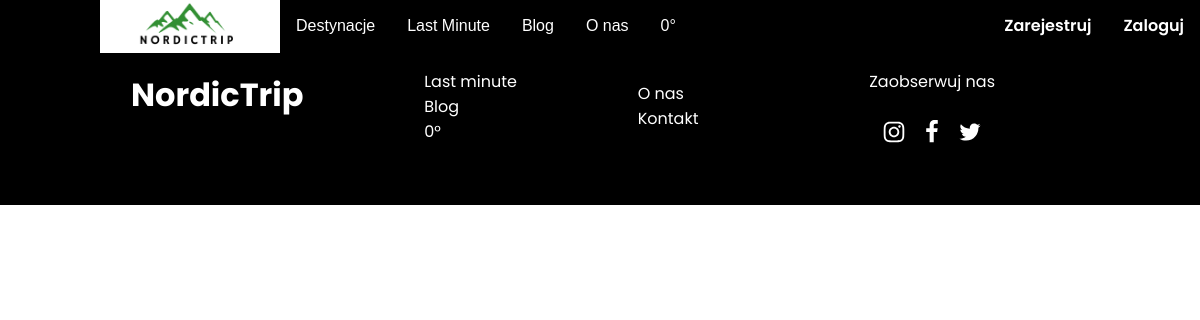
The page /offers/ on the database as committed earlier.
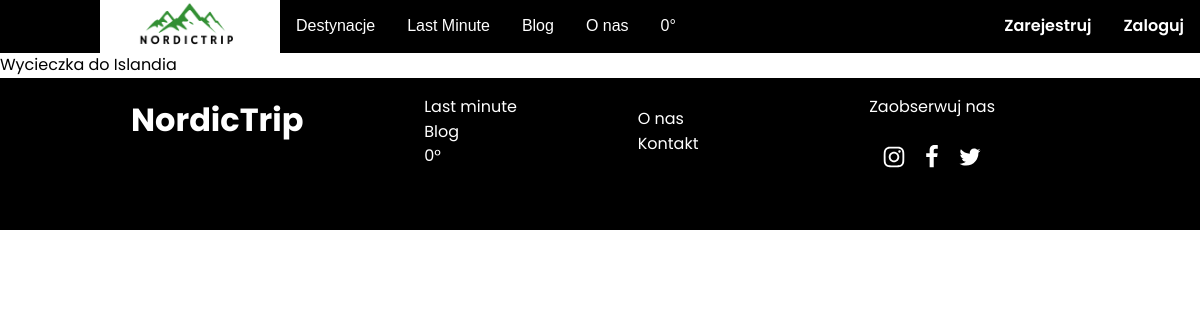
The same page on the database as committed later.
### home/models.py (models this page shows, shortened)
class Offer(models.Model):
    description = models.TextField()
    country = models.ForeignKey(Country, on_delete=models.DO_NOTHING)
    city = models.ForeignKey(City, on_delete=models.DO_NOTHING)
    max_number_of_travelers = models.IntegerField()
    price = models.FloatField()

class Country(models.Model):
    name = models.CharField(max_length=100)
    def __str__(self):
        return f"{self.name}"

### home/views.py (the view)
# urls.py: path('offers/', views.OffersList.as_view(), name='offers'),
class OffersList(ListView):
    model = Offer
    template_name = "offers.html"

### home/templates/offers.html
{% extends "base.html" %}
{% block content %}
    {% for offer in object_list %}
        Wycieczka do {{ offer.country }}
    {% endfor %}
{% endblock %}

### home/templates/base.html (shortened to what this page needs)
{% load static %}
<!DOCTYPE html>
<html lang="en">
<head>
    <link href="{% static 'style.css' %}" rel="stylesheet"/>
</head>
<body>
<link href="{%  static 'nordic-trip-home.css' %}" rel="stylesheet"/>
<div>
    <div class="navbar">
        <div class="logowanie-container logowanie-root-class-name11">
            <a href="{% url 'index' %}" id="logo"><img alt="image" class="logowanie-image" width="180" height="53"
                                                       src="{% static 'public/playground_assets/Nordictrip_logo.png' %}"></a>
            <div class="dropdown">
                <button class="dropbtn" onclick="myFunction()">Destynacje
                </button>
            </div>
            <a href="{% url 'last_minute' %}">Last Minute</a>
            <a href="{% url 'blog' %}">Blog</a>
            <a href="{% url 'onas' %}">O nas</a>
            <a href="{% url 'oferta_specjalna' %}">0°</a>
            <div id="blueDIV">
                {% if user.is_authenticated %}
                <a class="button" href="{% url 'logout' %}">Wyloguj</a>
                {% else %}
                <a class="button" href="{% url 'sign_up' %}">Zarejestruj</a>
                <a class="button" href="{% url 'login' %}">Zaloguj</a>
                {% endif %}
            </div>
        </div>
    </div>
    {% block content %}
    {% endblock %}
    <div class="nordic-trip-home-footer">
        <div class="nordic-trip-home-menu">
            <h1>NordicTrip</h1>
            <div class="nordic-trip-home-links-container">
                <ul class="nobull">
                    <li><a class="nordic-trip-home-link1" href="{% url 'last_minute' %}" rel="noreferrer noopener">
                        Last minute
                    </a></li>
                    <li><a class="nordic-trip-home-link2" href="{% url 'blog' %}" rel="noreferrer noopener">
                        Blog
                    </a></li>
                    <li><a class="nordic-trip-home-link4" href="{% url 'oferta_specjalna' %}"
                           rel="noreferrer noopener">
                        0°
                    </a></li>
                </ul>
            </div>
            <div class="nordic-trip-home-links-container">
                <ul class="nobull"
                <li><a class="nordic-trip-home-link3" href="{% url 'onas' %}" rel="noreferrer noopener">
                    O nas
                </a></li>
                <li><a class="nordic-trip-home-link5" href="{% url 'onas' %}" rel="noreferrer noopener"">
                    Kontakt
                    </a></li>
                </ul>
            </div>
            <div class="nordic-trip-home-follow-container">
                <span class="nordic-trip-home-text25">Zaobserwuj nas</span>
                <div class="nordic-trip-home-icons-container">
                    <a class="nordic-trip-home-link6" href="https://instagram.com" rel="noreferrer noopener"
                       target="_blank">
                    </a>
                    <a class="nordic-trip-home-link7" href="https://facebook.com" rel="noreferrer noopener"
                       target="_blank">
                    </a>
                    <a class="nordic-trip-home-link8" href="https://twitter.com" rel="noreferrer noopener"
                       target="_blank">
                    </a>
                </div>
            </div>
        </div>
    </div>
</div>
</body>
</html>

### home/static/style.css (style rules this page uses)
:root { --dl-color-gray-500: #595959; --dl-color-gray-700: #999999; --dl-color-gray-900: #D9D9D9; --dl-size-size-unit: 1rem; --dl-color-gray-black: #000000; --dl-color-gray-white: #FFFFFF; --dl-space-space-unit: 1em; --dl-color-primary-100: #370511ff; --dl-color-primary-500: #432028ff; --dl-color-primary-700: #775860ff; --dl-size-size-halfunit: 0.5rem; --dl-radius-radius-round: 50%; --dl-size-size-doubleunit: 2rem; --dl-size-size-tripleunit: 3rem; --dl-space-space-halfunit: 0.5em; --dl-radius-radius-radius2: 2px; --dl-radius-radius-radius4: 4px; --dl-radius-radius-radius8: 8px; --dl-space-space-quadruple: 4em; --dl-space-space-doubleunit: 2em; --dl-space-space-tripleunit: 3em; }
.button { font-size: 14px; font-family: Poppins; font-weight: 600; text-transform: none; text-decoration: none; }

### home/static/nordic-trip-home.css (style rules this page uses)
.logowanie-container { display: flex; position: relative; }
.logowanie-image { width: 180px; height: 53px; position: relative; align-self: center; object-fit: cover; }
.logowanie-root-class-name11 { left: 140px; bottom: 1px; position: static; align-self: flex-end; margin-left: 100px; margin-right: mixed; }
.nordic-trip-home-footer { color: var(--dl-color-gray-white); width: 100%; height: 152px; display: flex; padding: var(--dl-space-space-tripleunit); position: relative; align-self: center; align-items: center; flex-direction: row; justify-content: center; background-color: var(--dl-color-gray-black); }
.nordic-trip-home-menu { top: 17px; left: 131px; width: 864px; display: flex; position: absolute; max-width: 1920px; align-self: stretch; flex-direction: row; justify-content: space-between; }
.nordic-trip-home-links-container { display: flex; align-items: center; flex-direction: row; justify-content: space-between; }
.nordic-trip-home-link1 { margin-bottom: var(--dl-space-space-unit); text-decoration: none; }
.nordic-trip-home-link2 { margin-bottom: var(--dl-space-space-unit); text-decoration: none; }
.nordic-trip-home-link3 { margin-bottom: var(--dl-space-space-unit); text-decoration: none; }
.nordic-trip-home-link4 { margin-bottom: var(--dl-space-space-unit); text-decoration: none; }
.nordic-trip-home-link5 { text-decoration: none; }
.nordic-trip-home-follow-container { display: flex; align-items: center; margin-left: 50px; flex-direction: column; justify-content: space-between; }
.nordic-trip-home-text25 { padding-bottom: var(--dl-space-space-halfunit); }
.nordic-trip-home-icons-container { width: 100px; display: flex; align-items: flex-start; flex-direction: row; justify-content: space-between; }
.nordic-trip-home-link6 { display: contents; }
.nordic-trip-home-icon { fill: var(--dl-color-gray-white); width: 24px; height: 24px; }
.nordic-trip-home-link7 { display: contents; }
.nordic-trip-home-icon2 { fill: var(--dl-color-gray-white); width: 24px; height: 24px; }
.nordic-trip-home-link8 { display: contents; }
.nordic-trip-home-icon4 { fill: var(--dl-color-gray-white); width: 24px; height: 24px; }

### home/templates/base.html (style rules this page uses)
html { line-height: 1.15; }
body { margin: 0; }
* { box-sizing: border-box; border-width: 0; border-style: solid; }
p,li,ul,pre,div,h1,h2,h3,h4,h5,h6 { margin: 0; padding: 0; }
button,input,optgroup,select,textarea { font-family: inherit; font-size: 100%; line-height: 1.15; margin: 0; }
button,select { text-transform: none; }
button,[type="button"],[type="reset"],[type="submit"] { -webkit-appearance: button; }
a { color: inherit; text-decoration: inherit; }
img { display: block; }
html { font-family: Poppins; font-size: 16px; }
body { font-weight: 400; font-style:normal; text-decoration: none; text-transform: none; letter-spacing: normal; line-height: 1.55; color: var(--dl-color-gray-black); background-color: var(--dl-color-gray-white); }
.navbar { overflow: hidden; background-color: #000000; font-family: Arial, Helvetica, sans-serif; }
.navbar a { float: left; font-size: 16px; color: white; text-align: center; padding: 14px 16px; text-decoration: none; }
.dropdown { float: left; overflow: hidden; }
.dropdown .dropbtn { cursor: pointer; font-size: 16px; border: none; outline: none; color: white; padding: 17px 16px; background-color: inherit; font-family: inherit; margin: 0; }
.nobull { list-style-type: none; }
#blueDIV { position:absolute; right: 0px; }
#logo { padding: 0; }

Rows that differ between the two databases and show on the page:
added Offer: country "Islandia"
